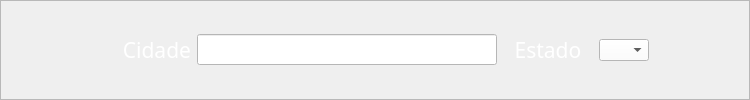
              <widget class="QFrame" name="frame_6">
               <property name="minimumSize">
                <size>
                 <width>0</width>
                 <height>60</height>
                </size>
               </property>
               <property name="maximumSize">
                <size>
                 <width>745</width>
                 <height>16777215</height>
                </size>
               </property>
               <property name="frameShape">
                <enum>QFrame::StyledPanel</enum>
               </property>
               <property name="frameShadow">
                <enum>QFrame::Raised</enum>
               </property>
               <layout class="QHBoxLayout" name="horizontalLayout_6">
                <property name="leftMargin">
                 <number>100</number>
                </property>
                <property name="rightMargin">
                 <number>100</number>
                </property>
                <item>
                 <widget class="QLabel" name="le_cpf_label_2">
                  <property name="minimumSize">
                   <size>
                    <width>90</width>
                    <height>31</height>
                   </size>
                  </property>
                  <property name="maximumSize">
                   <size>
                    <width>100</width>
                    <height>16777215</height>
                   </size>
                  </property>
                  <property name="font">
                   <font>
                    <family>Century Gothic</family>
                    <pointsize>16</pointsize>
                    <italic>false</italic>
                    <bold>false</bold>
                   </font>
                  </property>
                  <property name="styleSheet">
                   <string notr="true">color: rgb(255, 255, 255);
font: 16pt &quot;Century Gothic&quot;;</string>
                  </property>
                  <property name="text">
                   <string>Cidade</string>
                  </property>
                  <property name="alignment">
                   <set>Qt::AlignRight|Qt::AlignTrailing|Qt::AlignVCenter</set>
                  </property>
                 </widget>
                </item>
                <item>
                 <widget class="QLineEdit" name="le_cidade">
                  <property name="minimumSize">
                   <size>
                    <width>300</width>
                    <height>31</height>
                   </size>
                  </property>
                  <property name="maximumSize">
                   <size>
                    <width>400</width>
                    <height>16777215</height>
                   </size>
                  </property>
                  <property name="focusPolicy">
                   <enum>Qt::NoFocus</enum>
                  </property>
                  <property name="autoFillBackground">
                   <bool>false</bool>
                  </property>
                  <property name="styleSheet">
                   <string notr="true">background-color: rgb(255, 255, 255);
font: 16pt &quot;Century Gothic&quot;;</string>
                  </property>
                  <property name="inputMethodHints">
                   <set>Qt::ImhNone</set>
                  </property>
                 </widget>
                </item>
                <item>
                 <widget class="QLabel" name="le_id_label">
                  <property name="minimumSize">
                   <size>
                    <width>90</width>
                    <height>0</height>
                   </size>
                  </property>
                  <property name="maximumSize">
                   <size>
                    <width>16777215</width>
                    <height>16777215</height>
                   </size>
                  </property>
                  <property name="font">
                   <font>
                    <family>Century Gothic</family>
                    <pointsize>16</pointsize>
                    <italic>false</italic>
                    <bold>false</bold>
                   </font>
                  </property>
                  <property name="styleSheet">
                   <string notr="true">color: rgb(255, 255, 255);
font: 16pt &quot;Century Gothic&quot;;</string>
                  </property>
                  <property name="text">
                   <string>Estado</string>
                  </property>
                  <property name="alignment">
                   <set>Qt::AlignCenter</set>
                  </property>
                 </widget>
                </item>
                <item>
                 <widget class="QComboBox" name="le_estado">
                  <property name="maximumSize">
                   <size>
                    <width>50</width>
                    <height>16777215</height>
                   </size>
                  </property>
                  <property name="focusPolicy">
                   <enum>Qt::NoFocus</enum>
                  </property>
                  <property name="styleSheet">
                   <string notr="true">color: rgb(0, 0, 0);
background-color: rgb(255, 255, 255);</string>
                  </property>
                 </widget>
                </item>
               </layout>
              </widget>
